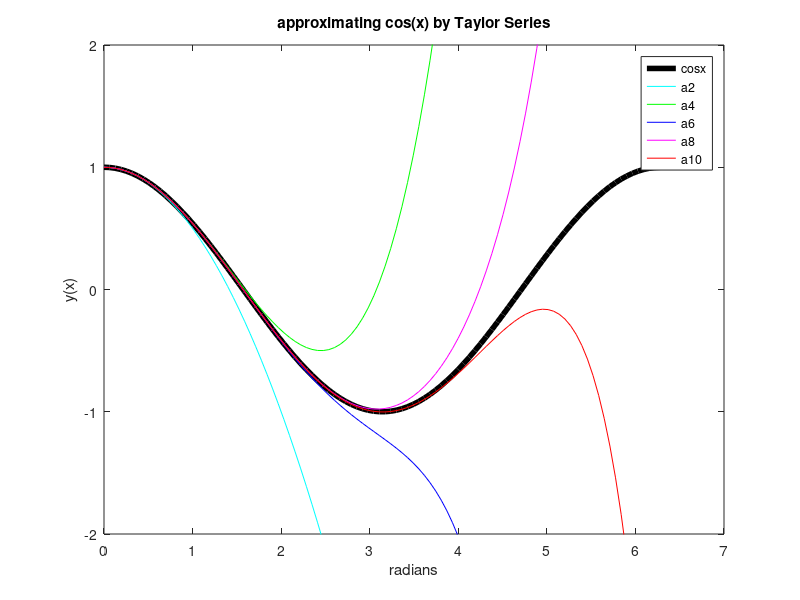

Recreate this plot in MATLAB.
%%taylor series
close all;

x=linspace(0,2*pi,100)
y = cos(x)


y2 = 1-(x.^2 / factorial(2))

y3 = 1-(x.^2 / factorial(2)) + (x.^4 / factorial(4))

y4 = 1-(x.^2 / factorial(2)) + (x.^4 / factorial(4)) - (x.^6 / factorial(6))

y5 = 1-(x.^2 / factorial(2)) + (x.^4 / factorial(4)) - (x.^6 / factorial(6))...
    + (x.^8 / factorial(8))

y6 = 1-(x.^2 / factorial(2)) + (x.^4 / factorial(4)) - (x.^6 / factorial(6))...
    + (x.^8 / factorial(8)) - (x.^10 / factorial(10))

p = plot(x,y,'-k','LineWidth',4)

ylim([-2 2])

hold on

plot(x,y2, '-c')
plot(x,y3, '-g')
plot(x,y4, '-b')
plot(x,y5, '-m')
plot(x,y6, '-r')
xlabel('radians')
ylabel('y(x)')
legend('cosx', 'a2', 'a4', 'a6', 'a8', 'a10')
title('approximating cos(x) by Taylor Series')


